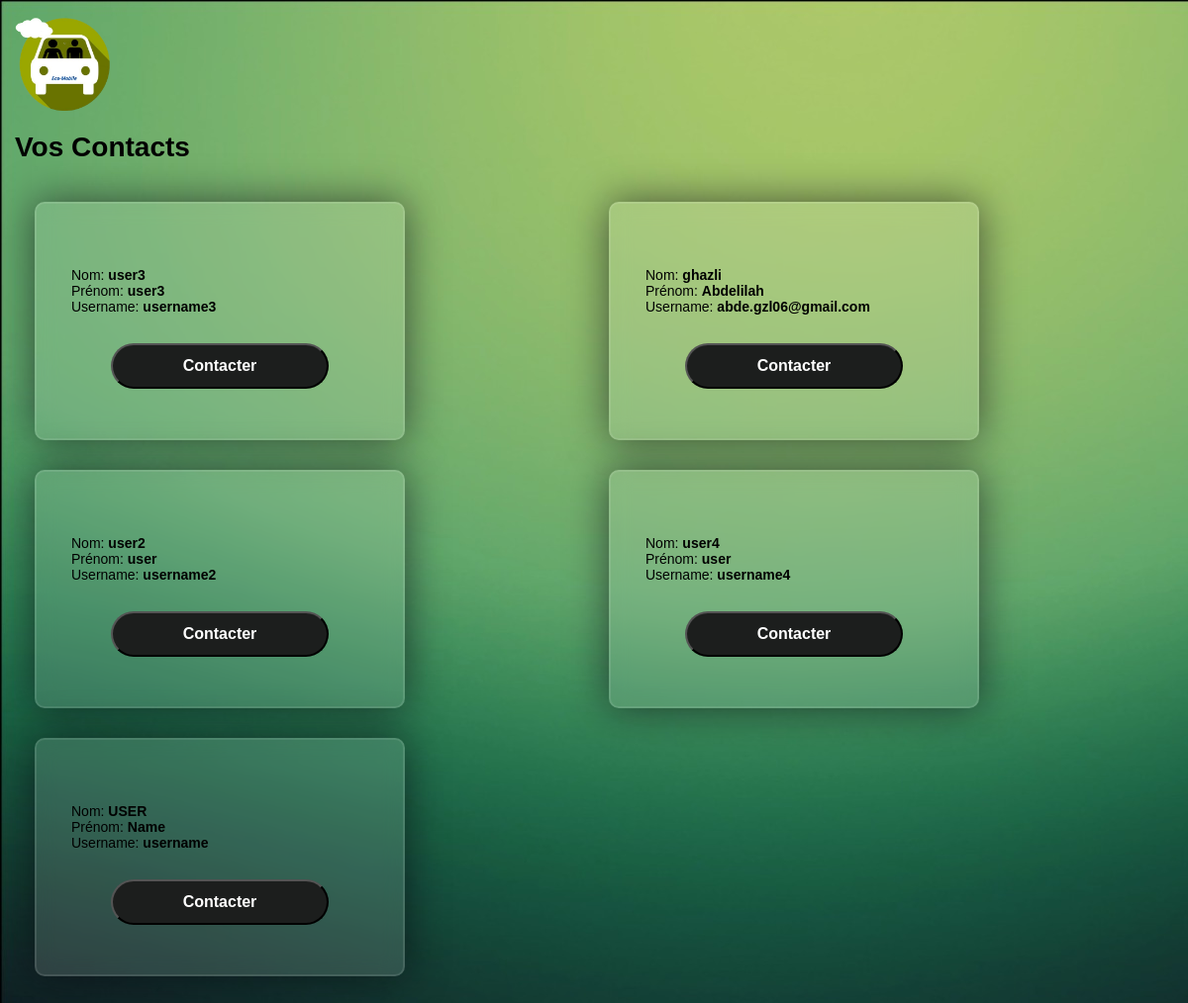
The page /contacts (signed in) on the database its author committed.
### tables this page shows
CREATE TABLE identifiants (
	id INTEGER PRIMARY KEY AUTOINCREMENT,
	nom VARCHAR(100),
	prenom VARCHAR(100),
	numero VARCHAR(10),
	zone INTEGER,
	username VARCHAR(255), -- Longueur maximale standard pour une adresse e-mail
	password VARCHAR(255), -- Longueur maximale pour le mot de passe
	creation_date TIMESTAMP DEFAULT CURRENT_TIMESTAMP,
	last_login TIMESTAMP,
	status BOOLEAN DEFAULT 0, -- TRUE pour activé, FALSE pour désactivé
	is_admin BOOLEAN DEFAULT 0, -- TRUE pour administrateur, FALSE pour utilisateur standard
		   
	FOREIGN KEY(zone) REFERENCES zone(id)
);

### main.py (the view)
@app.route('/contacts')
def contacts():
	db, cursor = connect_db()
	cursor.execute(f"SELECT nom, prenom, username FROM identifiants WHERE username != '{get_username(request)}' ORDER BY last_login;")
	contacts = cursor.fetchall()
	return render_template('contacts.html', contacts=contacts)

### cryptage.py (called while the page is built)
def generate_fernet_key(master_key, seed):
    data = master_key.encode('utf-8')
    salt = seed.encode('utf-8')
    hkdf = HKDF(
        algorithm=hashes.SHA256(),
        length=32,  # Longueur de la clé de chiffrement AES (256 bits)
        salt=salt,
        info=None,
        backend=default_backend()
    )
    derived_key = hkdf.derive(data)
    return base64.urlsafe_b64encode(derived_key).decode()

def get_cookies_fernet(MASTER_KEY):
	cookies_seed = 'cookies' # graine de génération de la clé de cryptage des cookies # on définira une vraie clé plus tard # une nouvelle clé déconnectera toutes les sessions utilisateurs en cours
	cookies_key = generate_fernet_key(MASTER_KEY, cookies_seed) # clé de cryptage des cookies
	cookies_fernet = Fernet(cookies_key)
	return cookies_fernet

### main.py (called while the page is built)
def connect_db(name='db.sqlite'):
	connection = sqlite3.connect(name)
	return connection, connection.cursor()

@app.before_request
def before_request():
	if not get_username(request) and not (request.path.endswith('.css') or request.path.endswith('.png') or request.path.endswith('.ico') or request.path.startswith('/login') or request.path.startswith('/signup') or request.path.startswith('/verif')):
		return redirect('/login?message=Veuillez vous connecter pour continuer')

def get_username(request): # get username from crypted cookie
	try:
		cookie = request.cookies.get(COOKIE_NAME)
		if cookie is not None:
			username = get_cookies_fernet(MASTER_KEY).decrypt(cookie.encode('utf-8')).decode('utf-8')
		else:
			username = None
	except InvalidToken:
		username = None
	return username

### templates/contacts.html (shortened to what this page needs)
<!DOCTYPE html>
<html lang="fr">
<head>
	<link rel="stylesheet" href="/static/style.css">
</head>
<body>
    <a href= "/"><img src="/static/Images/logo.png" class="logo" alt="Logo" /></a>
    <h1 class="main-title">Vos Contacts</h1>
    <div class="contactContainer">
    {% for contact in contacts %}
        <form action="/chat" method="get" class="formContacts">
                <p>Nom: <b> {{ contact[0] }} </b><br>
                    Prénom: <b> {{ contact[1] }} </b><br>
                    Username: <b> {{ contact[2] }} </b></p>
                <center><button type="submit">Contacter</button></center>
        </form>
    {% endfor %}
    </div>
</body>
</html>

### static/style.css (style rules this page uses)
body { padding: 15px; margin: 0 auto; font-family: Arial, Helvetica, sans-serif; font-size: 14px; color: black; background-color: #3f6d52; background-image: url("/static/Images/background.jpg"); background-repeat: no-repeat; }
.logo { height: 100px; width: 100px; }
button[type="submit"] { width: 100%; padding: 12px; border-radius: 20px; background-color: #1c1e1d; color: white; font-size: 16px; font-weight: bold; cursor: pointer; transition: background-color 0.3s ease; border-radius: 35em; width: 220px; margin-top: 15px; }
h1 { margin-top:15px; }
a { color:#363636 }
.formContacts { width: 300px; background-color: rgba(255,255,255,0.13); position: flex; border-radius: 10px; backdrop-filter: blur(10px); border: 2px solid rgba(255,255,255,0.1); box-shadow: 0 0 40px rgba(8,7,16,0.6); padding: 50px 35px; margin: 5px; }
.contactContainer { padding: 15px; display: grid; gap: 20px; grid-template-columns: repeat(auto-fill, minmax(400px, 1fr)); }

### rows shown on the page
identifiants: nom "user3", prenom "user3", username "username3"
identifiants: nom "ghazli", prenom "Abdelilah", username "abde.gzl06@gmail.com"
identifiants: nom "user2", prenom "user", username "username2"
identifiants: nom "user4", prenom "user", username "username4"
identifiants: nom "USER", prenom "Name", username "username"
